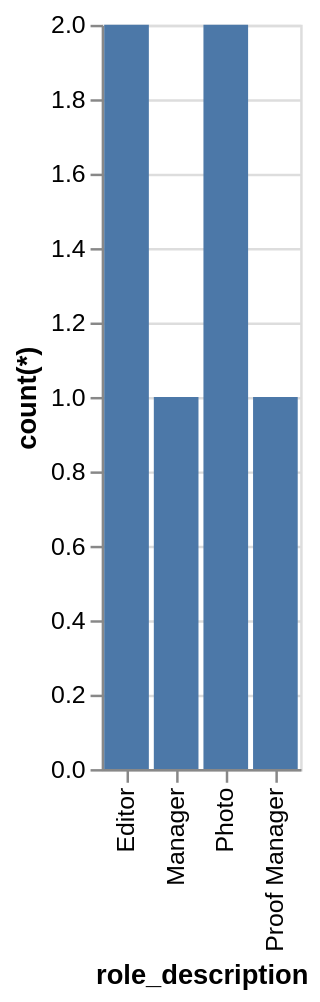

The specification (Vega-Lite) saved for this image:
### Vega-Lite specification from a JSON file in a GitHub repository (floating-point values rounded to 4 significant figures)
{"data": {"values": [{"x_data": "Editor", "y_data": 2}, {"x_data": "Manager", "y_data": 1}, {"x_data": "Photo", "y_data": 2}, {"x_data": "Proof Manager", "y_data": 1}]}, "mark": "bar", "encoding": {"x": {"field": "x_data", "type": "nominal", "title": "role_description", "sort": "ascending"}, "y": {"field": "y_data", "type": "quantitative", "title": "count(*)"}}}
